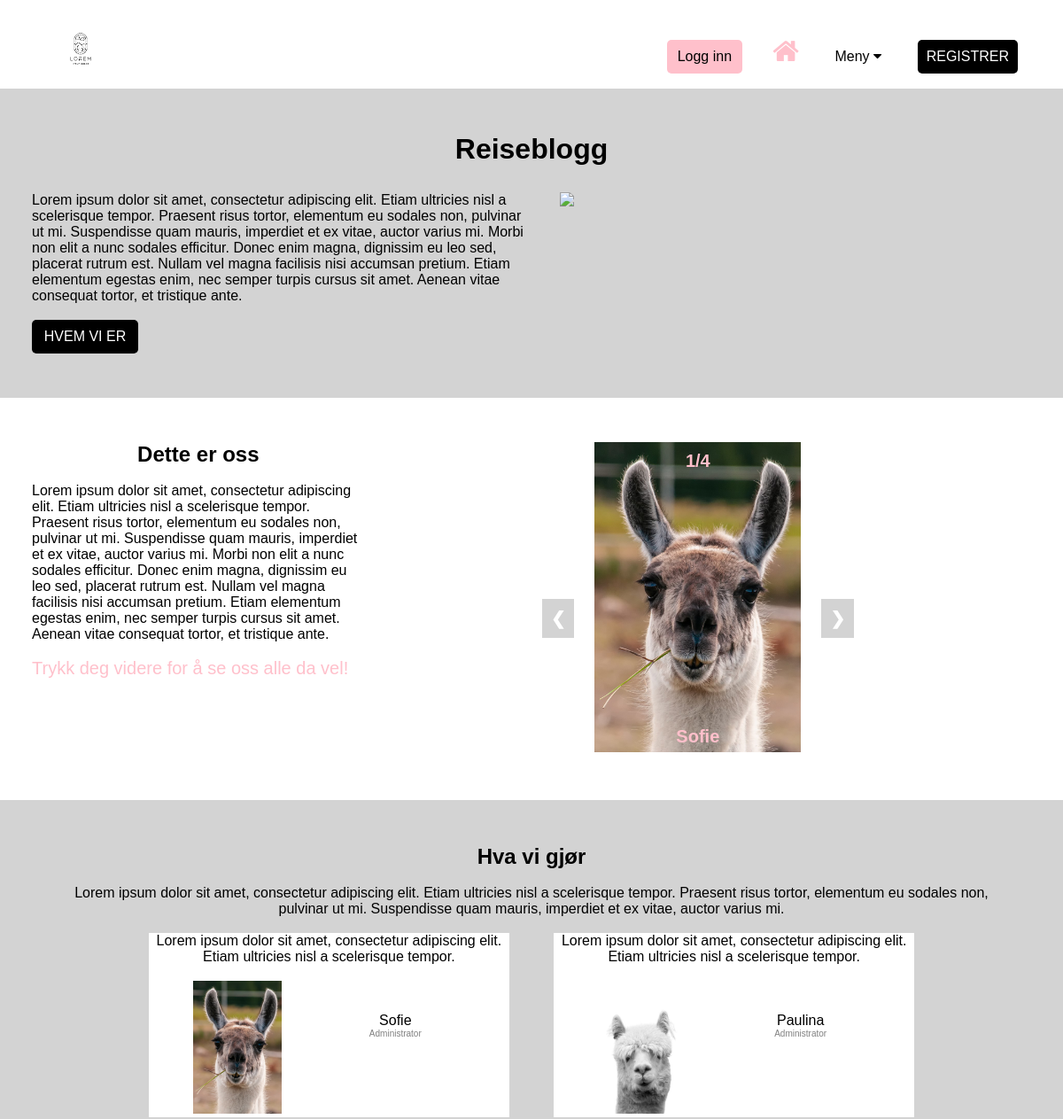
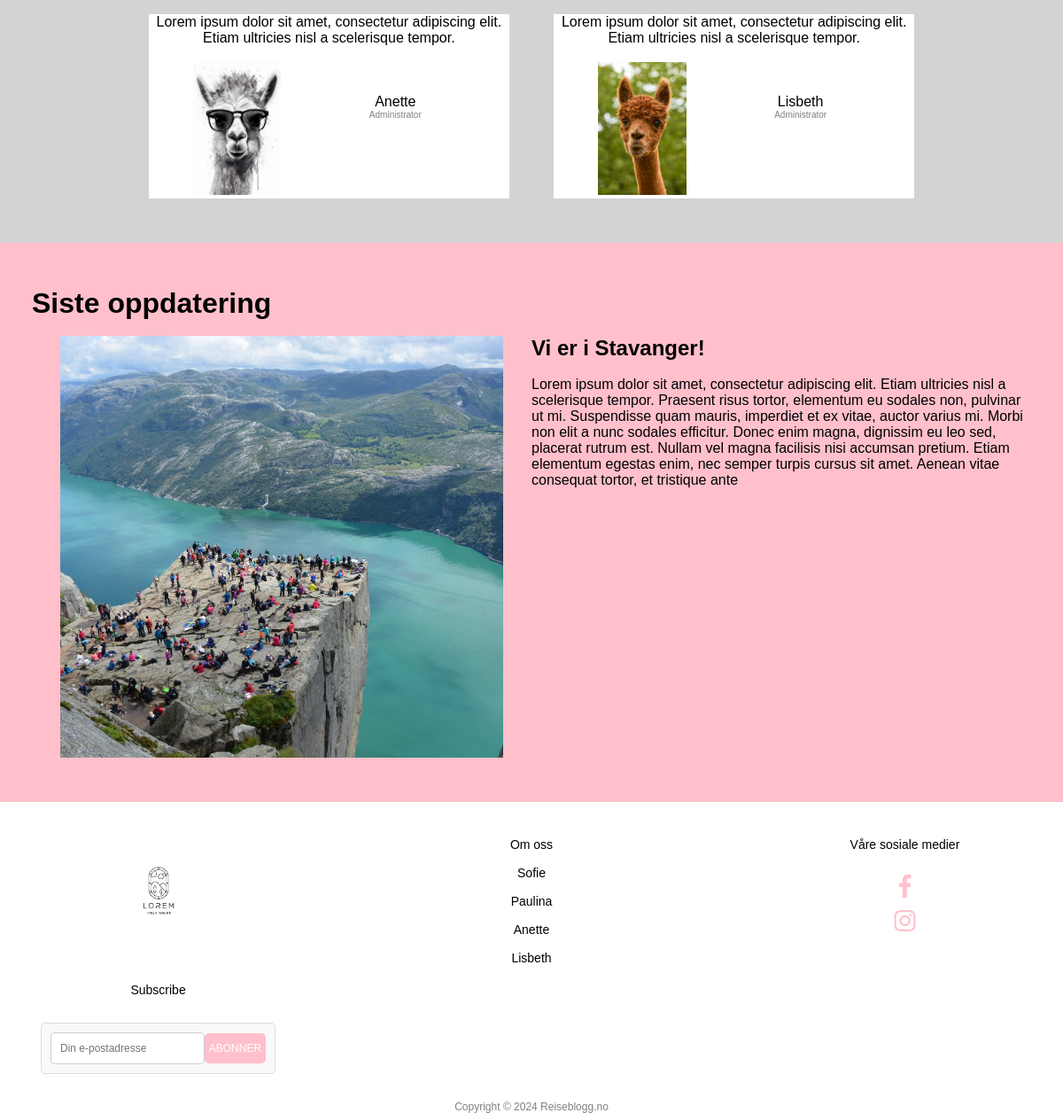
The page / on the database its author committed (2 pictures, top to bottom).
### tables this page shows
CREATE TABLE posts (
                                post_id INTEGER PRIMARY KEY AUTOINCREMENT,
                                title TEXT NOT NULL,
                                image IMAGE BLOB NOT NULL,
                                body TEXT NOT NULL,
                                tags TEXT NOT NULL,
                                publish_date TEXT NOT NULL,
                                admin_id INTEGER,
                                FOREIGN KEY (admin_id) REFERENCES admins(admin_id)
                            );

### app.py (the view)
@app.route("/")
def index():
    conn = get_db()
    cur = conn.cursor()
    cur.execute("SELECT email FROM admins")
    admins = [row['email'] for row in cur.fetchall()]
    cur.execute("SELECT * FROM posts ORDER BY publish_date DESC LIMIT 1")
    latest_post = cur.fetchone()
    return render_template("index.html", admins=admins, latest_post=latest_post)

### app.py (called while the page is built)
def get_db():
    if not hasattr(g, "_database"):
        g._database = sqlite3.connect("./data/database.db")
        g._database.row_factory = sqlite3.Row
    return g._database

@app.teardown_appcontext
def teardown_db(error):
    db = getattr(g, '_database', None)
    if db is not None:
        db.close()

### templates/index.html (shortened to what this page needs)
{% extends "base.html" %}
{% block body %}
<div class="reiseblogg">
    <h1>Reiseblogg</h1>
    <div class="to-kolonner-oss">
        <div class="kolonne">
            <p>Lorem ipsum dolor sit amet, consectetur adipiscing elit. Etiam ultricies nisl a scelerisque tempor.
                Praesent risus tortor, elementum eu sodales non, pulvinar ut mi. Suspendisse quam mauris, imperdiet et ex vitae, auctor varius mi.
                Morbi non elit a nunc sodales efficitur. Donec enim magna, dignissim eu leo sed, placerat rutrum est.
                Nullam vel magna facilisis nisi accumsan pretium. Etiam elementum egestas enim, nec semper turpis cursus sit amet.
                Aenean vitae consequat tortor, et tristique ante.</p>
                <br>
            <a href="{{ '/oss' }}"><button class="oss">HVEM VI ER</button></a>
        </div>
        <div class="kolonne">
            <img src="static/images/fargegata.jpeg">
        </div>
    </div>
</div>
<div class="tre-kolonner">
    <div class="kol">
        <h2>Dette er oss</h2>
        <br>
        <p>Lorem ipsum dolor sit amet, consectetur adipiscing elit. Etiam ultricies nisl a scelerisque tempor.
            Praesent risus tortor, elementum eu sodales non, pulvinar ut mi. Suspendisse quam mauris, imperdiet et ex vitae, auctor varius mi.
            Morbi non elit a nunc sodales efficitur. Donec enim magna, dignissim eu leo sed, placerat rutrum est.
            Nullam vel magna facilisis nisi accumsan pretium. Etiam elementum egestas enim, nec semper turpis cursus sit amet.
            Aenean vitae consequat tortor, et tristique ante.</p>
        <br>
        <div class="scroll"><p>Trykk deg videre for å se oss alle da vel!</p></div>
    </div>
    <div class="rest">
        <div class="slideshow">
            <div class="slide">
                <div class="bildenr"><p>1/4</p></div>
                <a href="{{ '/sofie' }}"><img src="static/images/sofie.jpeg"></a>
                <div class="bildetekst"><p>Sofie</p></div>
            </div>
        </div>
        <a class="forrige" onclick="plusSlides(-1)">&#10094;</a>
        <a class="neste" onclick="plusSlides(1)">&#10095;</a>
    </div>
</div>
<div class="tredje-seksjon">
    <h2>Hva vi gjør</h2>
    <br>
    <p>Lorem ipsum dolor sit amet, consectetur adipiscing elit. Etiam ultricies nisl a scelerisque tempor.
        Praesent risus tortor, elementum eu sodales non, pulvinar ut mi. Suspendisse quam mauris, imperdiet et ex vitae, auctor varius mi.</p>
    <br>
    <div class="stor-container">
        <div class="container">
            <p>Lorem ipsum dolor sit amet, consectetur adipiscing elit. Etiam ultricies nisl a scelerisque tempor.</p>
            <br>
            <div class="lite-bilde">
                <a href="{{ '/sofie' }}"><img src="static/images/sofie.jpeg"></a>
            </div>
            <div class="info">
                <br><br>
                <p>Sofie</p>
                <p class="admin">Administrator</p>
            </div>
        </div>
        <div class="liten-container">Hidden</div>
        <div class="container">
            <p>Lorem ipsum dolor sit amet, consectetur adipiscing elit. Etiam ultricies nisl a scelerisque tempor.</p>
            <br>
            <div class="lite-bilde">
                <a href="{{ '/paulina' }}"><img src="static/images/paulina.jpeg"></a>
            </div>
            <div class="info">
                <br><br>
                <p>Paulina</p>
                <p class="admin">Administrator</p>
            </div>
        </div>
    </div>
    <br>
    <div class="stor-container">
        <div class="container">
            <p>Lorem ipsum dolor sit amet, consectetur adipiscing elit. Etiam ultricies nisl a scelerisque tempor.</p>
            <br>
            <div class="lite-bilde">
                <a href="{{ '/anette' }}"><img src="static/images/anette.jpeg"></a>
            </div>
            <div class="info">
                <br><br>
                <p>Anette</p>
                <p class="admin">Administrator</p>
            </div>
        </div>
        <div class="liten-container">Hidden</div>
        <div class="container">
            <p>Lorem ipsum dolor sit amet, consectetur adipiscing elit. Etiam ultricies nisl a scelerisque tempor.</p>
            <br>
            <div class="lite-bilde">
                <a href="{{ '/lisbeth' }}"><img src="static/images/lisbeth.avif"></a>
            </div>
            <div class="info">
                <br><br>
                <p>Lisbeth</p>
                <p class="admin">Administrator</p>
            </div>
        </div>
    </div>
</div>
<div class="siste">
    <h1>Siste oppdatering</h1>
    <br>
    <div class="to-kolonner-oss">
        <div class="kolonne">
            <img src="{{ url_for('static', filename='images/' + latest_post.image) }}">
        </div>
        <div class="kolonne">
            <h2>{{ latest_post.title }}</h2>
            <br>
            <p>{{ latest_post.body }}</p>
        </div>
    </div>
</div>
{% endblock %}

### templates/base.html (shortened to what this page needs)
<!DOCTYPE html>
<html lang="no">
<head>
    <link rel="stylesheet" href="{{ url_for('static', filename='style.css') }}"/>
    <link rel="stylesheet" href="https://cdnjs.cloudflare.com/ajax/libs/font-awesome/4.7.0/css/font-awesome.min.css" />
</head>
<body>
<header>
    <nav>
        <a href="{{ url_for('index') }}"><img src="{{ url_for('static', filename='images/logo.avif') }}" class="logo"></a>
        <ul class="nav-list">
            <li>{% if session.email %}
                <p>Velkommen, {{ session.first_name }}!</p></li>
            <li id="login">
                <form action="{{ url_for('logout') }}" method="post" id="logout-form">
                    <button type="submit" class="logg_inn">Logg ut</button>
                </form>
                {% else %}
                <button class="logg_inn"><a href="{{ url_for('login') }}">Logg inn</a></button>
                {% endif %}
            </li>
            <li><a href="{{ url_for('index') }}"><i class="fa fa-home fa-2x fa-brands"></i></a></li>
            <li>
                <div class="meny">
                    <button class="meny-btn">Meny <i class="fa fa-caret-down"></i></button>
                </div>
            </li>
            {% if session.email %}
            {% if session.email in admins %}
                <li><a href="{{ url_for('create_post') }}">Opprett innlegg</a></li>
            {% endif %}
            {% else %}
            <li><button class="registrer" onclick="window.location.href='/registrer'">REGISTRER</button></li>
            {% endif %}
        </ul>
    </nav>
</header>
{% block body %}{% endblock %}
<footer>
    <div class="footer-list">
        <ul>
            <li><a href="{{ url_for('index') }}"><img src="{{ url_for('static', filename='images/logo.avif') }}" class="logo-footer"></a></li>
            <li>
                <p><a href="{{ url_for('oss') }}">Om oss</a></p>
                <br><p><a href="{{ url_for('sofie') }}">Sofie</a></p>
                <br><p><a href="{{ url_for('paulina') }}">Paulina</a></p>
                <br><p><a href="{{ url_for('anette') }}">Anette</a></p>
                <br><p><a href="{{ url_for('lisbeth') }}">Lisbeth</a></p>
            </li>
            <li><p>Våre sosiale medier</p>
                <br>
                <a href="https://www.facebook.com/"><i class="fa fa-facebook fa-2x fa-brands"></i></a>
                <br>
                <a href="https://www.instagram.com/"><i class="fa fa-instagram fa-2x fa-brands"></i></a>
            </li>
            <li><p>Subscribe</p><br>
                <form action="{{ url_for('subscribe') }}" method="post" class="subscribe-form" onsubmit="return checkEmail()">
                    <input maxlength="50" id="abonner" placeholder="Din e-postadresse" type="email" name="email" class="input">
                    <button type="submit" class="subscribe-btn">ABONNER</button>
                </form>
            </li>
        </ul>
    </div>
    <div class="copyright"><p>Copyright © 2024 Reiseblogg.no</p></div>
</footer>
</body>
</html>

### static/style.css (style rules this page uses)
* { margin: 0; box-sizing: border-box; font-family: sans-serif; }
header { height: 100px; width: 100%; padding: 0 3%; background-color: white; position: fixed; z-index: 10000; }
nav { display: flex; align-items: center; justify-content: space-between; }
.logo { height: 80px; margin: 15px; }
nav ul li { display: inline-block; margin: 0 15px; }
nav ul li a { text-decoration: none; color: black; padding: 5px 0; }
.meny { display: inline-block; position: relative; }
.meny-btn { background-color: white; border: none; font-size: 16px; }
.logg_inn, .registrer, .oss { color: white; padding: 10px 10px; border: none; border-radius: 5px; font-size: 16px; }
.logg_inn { background-color: pink; cursor: pointer; width: 85px; }
.registrer { background-color: black; cursor: pointer; }
.reiseblogg, .meg { background-color: lightgray; padding: 150px 3% 50px 3%; }
.reiseblogg h1 { text-align: center; padding-bottom: 30px; }
.kolonne { flex: 50%; }
.oss { background-color: black; width: 120px; cursor: pointer; }
.kolonne img { width: 500px; display: block; margin-left: auto; margin-right: auto; }
.tre-kolonner { color: black; background-color: white; display: flex; flex-wrap: wrap; padding: 50px 3%; }
.kol { flex: 100%; }
.kol h2 { text-align: center; }
.scroll { color: pink; font-size: 20px; }
.rest { flex: 100%; position: relative; }
.slideshow { margin: auto; overflow: hidden; max-width: 100%; }
.slideshow img { width: 100%; max-width: 250px; height: 350px; }
.slide { display: none; justify-content: center; align-items: center; position: relative; text-align: center; }
.slide:first-child { display: flex; }
.bildenr, .bildetekst { color: pink; font-size: 20px; font-weight: bold; padding: 10px; position: absolute; text-align: center; width: 100%; }
.bildenr { top: 0; }
.bildetekst { bottom: 0; }
.forrige, .neste { cursor: pointer; position: absolute; top: 50%; padding: 10px; color: white; font-weight: bold; font-size: 20px; background-color: lightgrey; }
.forrige { left: 200px; }
.neste { right: 200px; }
@media (min-width: 768px) { .kol { flex: 33.3%; } }
@media (min-width: 768px) { .rest { flex: 66.7%; } }
@media (min-width: 768px) { .forrige { left: 200px; } }
@media (min-width: 768px) { .neste { right: 200px; } }
.tredje-seksjon { background-color: lightgrey; padding: 50px 5%; text-align: center; }
.stor-container { padding-right: 10%; padding-left: 10%; display: flex; }
.container { background-color: white; flex: 50%; }
.container img { width: 100px; height: 150px; }
.lite-bilde { flex: 50%; float: left; padding-left: 50px; }
.info { flex: 70%; }
.admin { color: grey; font-size: 10px; }
.liten-container { color: transparent; }
.siste { padding: 50px 3% 50px 3%; background-color: pink; }
footer { height: 250px; width: 100%; background-color: white; position: relative; bottom: 0; padding: 30px 3%; justify-content: center; align-items: center; font-size: 14px; }
.logo-footer { height: 120px; }
.footer-list ul { display: flex; flex-wrap: wrap; justify-content: space-between; list-style-type: none; padding: 0; margin: 0; }
.footer-list li { margin: 10px; float: left; text-align: center; width: 23.5%; list-style-type: none; }
.footer-list li a { text-decoration: none; color: black; }
#abonner { border-radius: 5px; }
.subscribe-form { display: flex; justify-content: center; align-items: center; padding: 10px; background-color: #f9f9f9; border: 1px solid #ddd; border-radius: 5px; }
.input { padding: 10px; font-size: 12px; border: 1px solid #ccc; border-radius: 5px; width: 100%; max-width: 250px; }
.subscribe-btn { padding: 10px 5px; font-size: 12px; color: #fff; background-color: pink; border: none; border-radius: 5px; cursor: pointer; }
.copyright { margin-top: 20px; text-align: center; font-size: 12px; color: grey; }
.to-kolonner-oss { display: grid; grid-template-columns: 1fr 1fr; }
.fa-brands { color: pink; padding-top: 10px; }
form { width: 100%; margin-top: 5%; }

### rows shown on the page
posts: image (picture), title "Vi er i Stavanger!", body "Lorem ipsum dolor sit amet, consectetur adipiscing elit. Etiam ultricies nisl a scelerisque tempor. Praesent risus tortor, elementum eu sodales non, pulvinar ut mi. Suspendisse quam mauris, imperdiet et ex vitae, auctor varius mi. Morbi non elit a nunc sodales efficitur. Donec enim magna, dignissim eu leo sed, placerat rutrum est. Nullam vel magna facilisis nisi accumsan pretium. Etiam elementum egestas enim, nec semper turpis cursus sit amet. Aenean vitae consequat tortor, et tristique ante"
